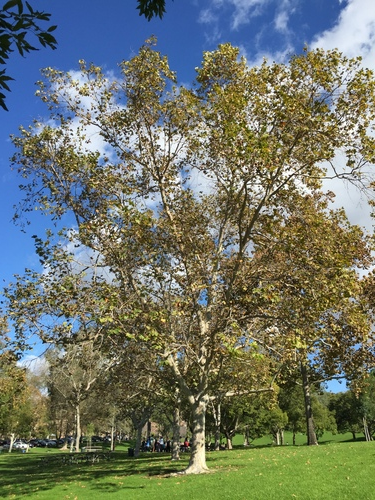
#> input picture assets/original-scaled-image.jpg, 375 x 500 px
$ python -i np_features.py   (imports and definitions only)   (older library calls are emulated)
#> lines starting #> are read from the running program, lines starting #| are printed output that depends on the picture
from collections import defaultdict
from scipy.stats import itemfreq
from skimage import feature
import operator
import cv2
import os
import numpy as np
from PIL import Image
from scipy.ndimage import variance, mean, maximum
from skimage import io
from skimage.color import rgb2gray
from skimage.filters import laplace
from skimage.transform import resize
from .utility import visualize

DULLNESS_THRESHOLD = 0.15
BRIGHTSPOT_THRESHOLD = 252

get_statistics = (lambda im: (mean(im), variance(im), maximum(im)))


# [71 lines left out: functions perform_color_analysis, _color_analysis, blur_fft, not called in this run]


def bluriness_score(img_path, use_cv=True):
    """
    #### Image Blurrness

    To measure the image blurrness, I refered to the following paper:
    "Diatom Autofocusing in Brightfield Microscopy: A Comparative Study".

    In this paper the author Pech-Pacheco et al. has provided variance of the Laplacian Filter
    which can be used to measure if the image blurryness score.

    In this technique, the single channel of an image is convolved  with the the laplacian filter.
    If the specified value is less than a threshold value, then image is blurry otherwise not.

    """
#> called with img_path = '../../assets/original-scaled-image.jpg', use_cv = True

    if use_cv:
        image = cv2.imread(img_path)
#> image is the input picture: shape (500, 375, 3); mean B, G, R 103.9, 117.3, 110.5
        image = cv2.cvtColor(image, cv2.COLOR_BGR2GRAY)
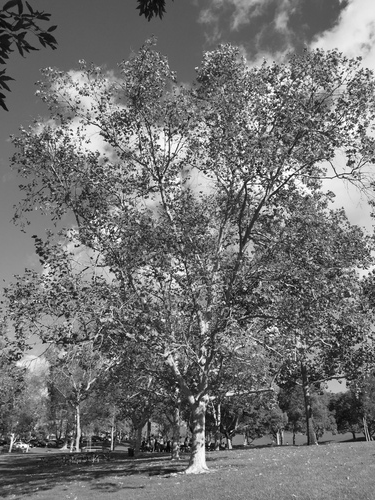
#> image: shape (500, 375); min 1, max 255, mean 113.7
        lap = cv2.Laplacian(image, cv2.CV_64F)
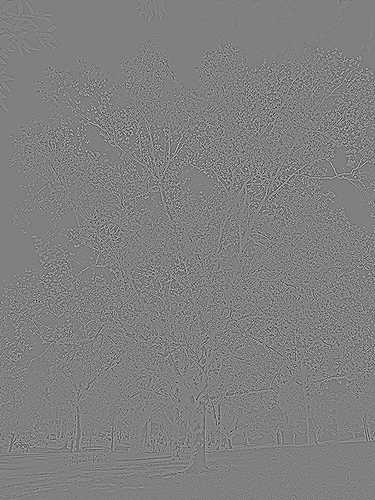
#> lap: shape (500, 375) float64; min -607, max 600, mean 0; drawn with min black and max white
        fm, maximum = lap.var(), np.amax(lap)
#> fm = 7922.5; maximum = 600
        return fm, maximum
    else:
        img = resize(io.imread(img_path), (400, 600))
        img = rgb2gray(img)

        # Edge detection
        edge_laplace = laplace(img, ksize=3)
        return variance(edge_laplace), maximum(edge_laplace)


# [146 lines left out: functions bluriness_score_fft, average_pixel_width, get_dominant_color, get_average_color, get_size, get_dimensions and 3 more, not called in this run]


# ### ------ TENSORFLOW IMAGE STATISTICS ### ------###

>>> result = bluriness_score('../../assets/original-scaled-image.jpg')
#> result = (7922.5, 600)

$ run again, on assets/red-1108405_1280.jpg
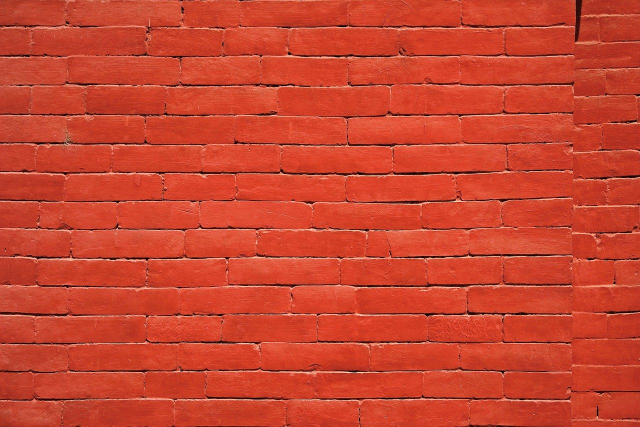
#> input picture assets/red-1108405_1280.jpg, 1280 x 853 px (shown at 1/2 size)
#> in bluriness_score, image is the input picture: shape (853, 1280, 3); mean B, G, R 46, 67.9, 201.9
#> in bluriness_score, `image = cv2.cvtColor(image, cv2.COLOR_BGR2GRAY)`:
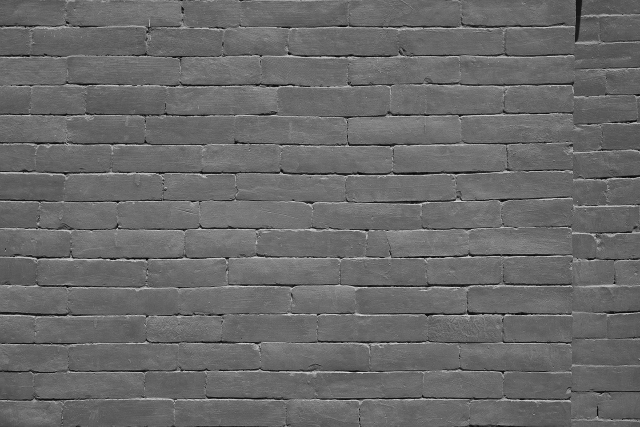
#> image: shape (853, 1280) (shown at 1/2 size); min 2, max 245, mean 105.4
#> in bluriness_score, `lap = cv2.Laplacian(image, cv2.CV_64F)`:
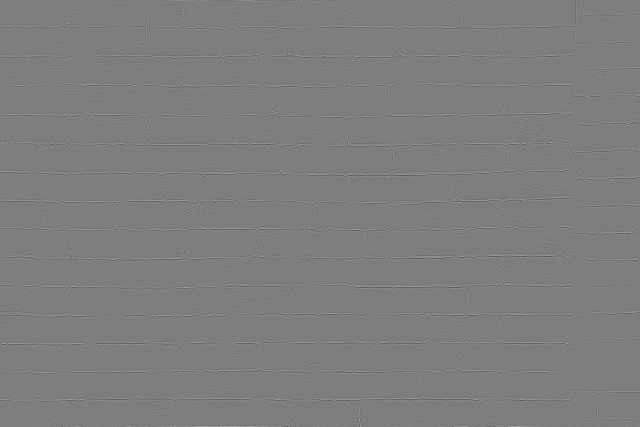
#> lap: shape (853, 1280) float64 (shown at 1/2 size); min -478, max 490, mean 0; drawn with min black and max white
#> fm = 2374.7; maximum = 490
#> result = (2374.7, 490)

$ run again, on assets/kodim05.png
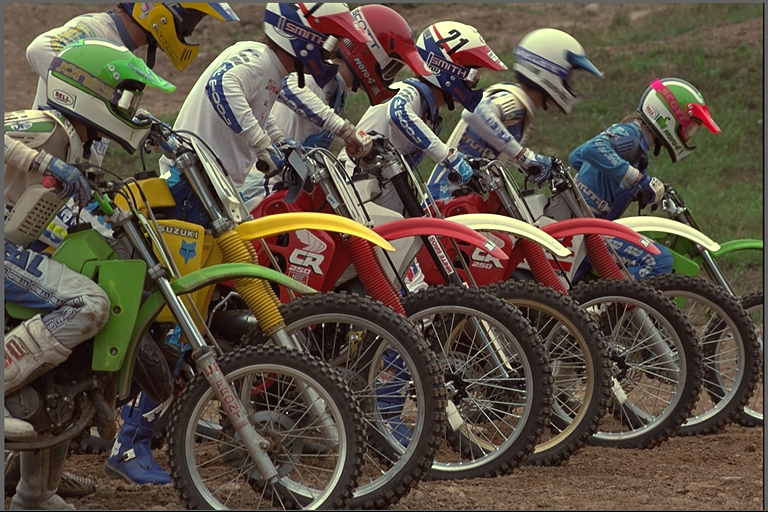
#> input picture assets/kodim05.png, 768 x 512 px
#> in bluriness_score, image is the input picture: shape (512, 768, 3); mean B, G, R 67.5, 81, 91.5
#> in bluriness_score, `image = cv2.cvtColor(image, cv2.COLOR_BGR2GRAY)`:
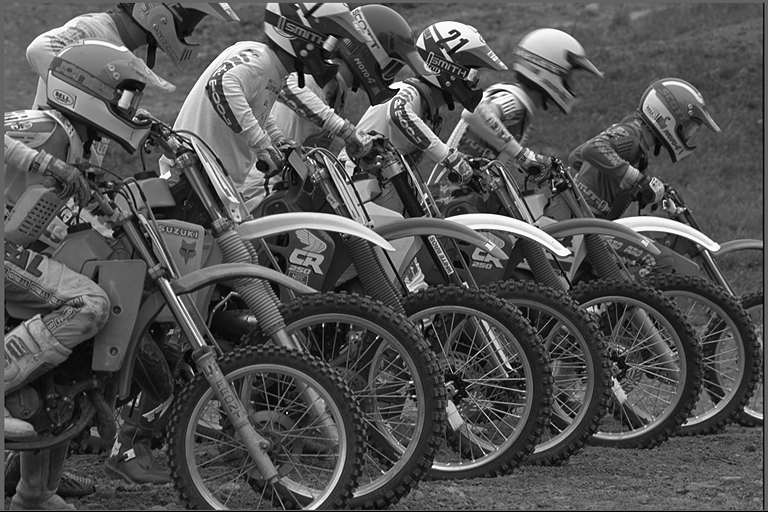
#> image: shape (512, 768); min 0, max 255, mean 82.6
#> in bluriness_score, `lap = cv2.Laplacian(image, cv2.CV_64F)`:
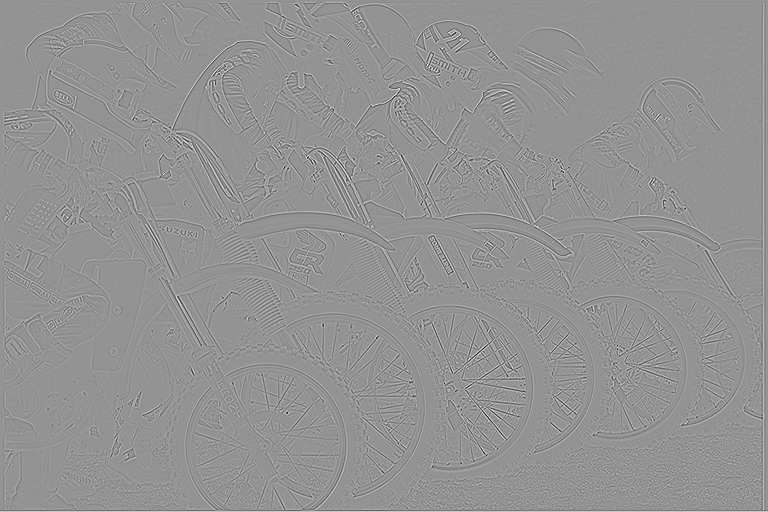
#> lap: shape (512, 768) float64; min -571, max 418, mean 0.2; drawn with min black and max white
#> fm = 2491.7; maximum = 418
#> result = (2491.7, 418)
